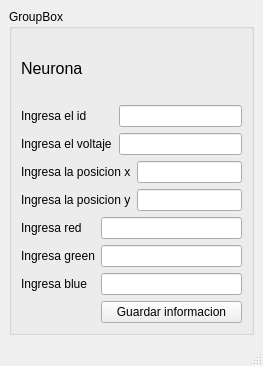
<?xml version="1.0" encoding="UTF-8"?>
<ui version="4.0">
 <class>MainWindow</class>
 <widget class="QMainWindow" name="MainWindow">
  <property name="geometry">
   <rect>
    <x>0</x>
    <y>0</y>
    <width>263</width>
    <height>366</height>
   </rect>
  </property>
  <property name="windowTitle">
   <string>MainWindow</string>
  </property>
  <widget class="QWidget" name="centralwidget">
   <layout class="QGridLayout" name="gridLayout_2">
    <item row="0" column="0">
     <widget class="QGroupBox" name="groupBox">
      <property name="title">
       <string>GroupBox</string>
      </property>
      <layout class="QGridLayout" name="gridLayout">
       <item row="3" column="0" colspan="3">
        <widget class="QLabel" name="label_4">
         <property name="text">
          <string>Ingresa la posicion x</string>
         </property>
        </widget>
       </item>
       <item row="4" column="3">
        <widget class="QLineEdit" name="lineEdit_4"/>
       </item>
       <item row="5" column="1" colspan="3">
        <widget class="QLineEdit" name="lineEdit_5"/>
       </item>
       <item row="7" column="1" colspan="3">
        <widget class="QLineEdit" name="lineEdit_7"/>
       </item>
       <item row="6" column="0">
        <widget class="QLabel" name="label_7">
         <property name="text">
          <string>Ingresa green</string>
         </property>
        </widget>
       </item>
       <item row="1" column="2" colspan="2">
        <widget class="QLineEdit" name="lineEdit"/>
       </item>
       <item row="7" column="0">
        <widget class="QLabel" name="label_8">
         <property name="text">
          <string>Ingresa blue</string>
         </property>
        </widget>
       </item>
       <item row="3" column="3">
        <widget class="QLineEdit" name="lineEdit_3"/>
       </item>
       <item row="1" column="0">
        <widget class="QLabel" name="label_2">
         <property name="text">
          <string>Ingresa el id</string>
         </property>
        </widget>
       </item>
       <item row="2" column="2" colspan="2">
        <widget class="QLineEdit" name="lineEdit_2"/>
       </item>
       <item row="2" column="0" colspan="2">
        <widget class="QLabel" name="label_3">
         <property name="text">
          <string>Ingresa el voltaje</string>
         </property>
        </widget>
       </item>
       <item row="4" column="0" colspan="3">
        <widget class="QLabel" name="label_5">
         <property name="text">
          <string>Ingresa la posicion y</string>
         </property>
        </widget>
       </item>
       <item row="5" column="0">
        <widget class="QLabel" name="label_6">
         <property name="text">
          <string>Ingresa red</string>
         </property>
        </widget>
       </item>
       <item row="6" column="1" colspan="3">
        <widget class="QLineEdit" name="lineEdit_6"/>
       </item>
       <item row="8" column="1" colspan="3">
        <widget class="QPushButton" name="pushButton">
         <property name="text">
          <string>Guardar informacion</string>
         </property>
        </widget>
       </item>
       <item row="0" column="0" colspan="2">
        <widget class="QLabel" name="label">
         <property name="sizePolicy">
          <sizepolicy hsizetype="Preferred" vsizetype="Preferred">
           <horstretch>0</horstretch>
           <verstretch>0</verstretch>
          </sizepolicy>
         </property>
         <property name="minimumSize">
          <size>
           <width>0</width>
           <height>0</height>
          </size>
         </property>
         <property name="font">
          <font>
           <pointsize>12</pointsize>
          </font>
         </property>
         <property name="lineWidth">
          <number>1</number>
         </property>
         <property name="text">
          <string>Neurona</string>
         </property>
        </widget>
       </item>
      </layout>
     </widget>
    </item>
   </layout>
  </widget>
  <widget class="QMenuBar" name="menubar">
   <property name="geometry">
    <rect>
     <x>0</x>
     <y>0</y>
     <width>263</width>
     <height>21</height>
    </rect>
   </property>
  </widget>
  <widget class="QStatusBar" name="statusbar"/>
 </widget>
 <resources/>
 <connections/>
</ui>
